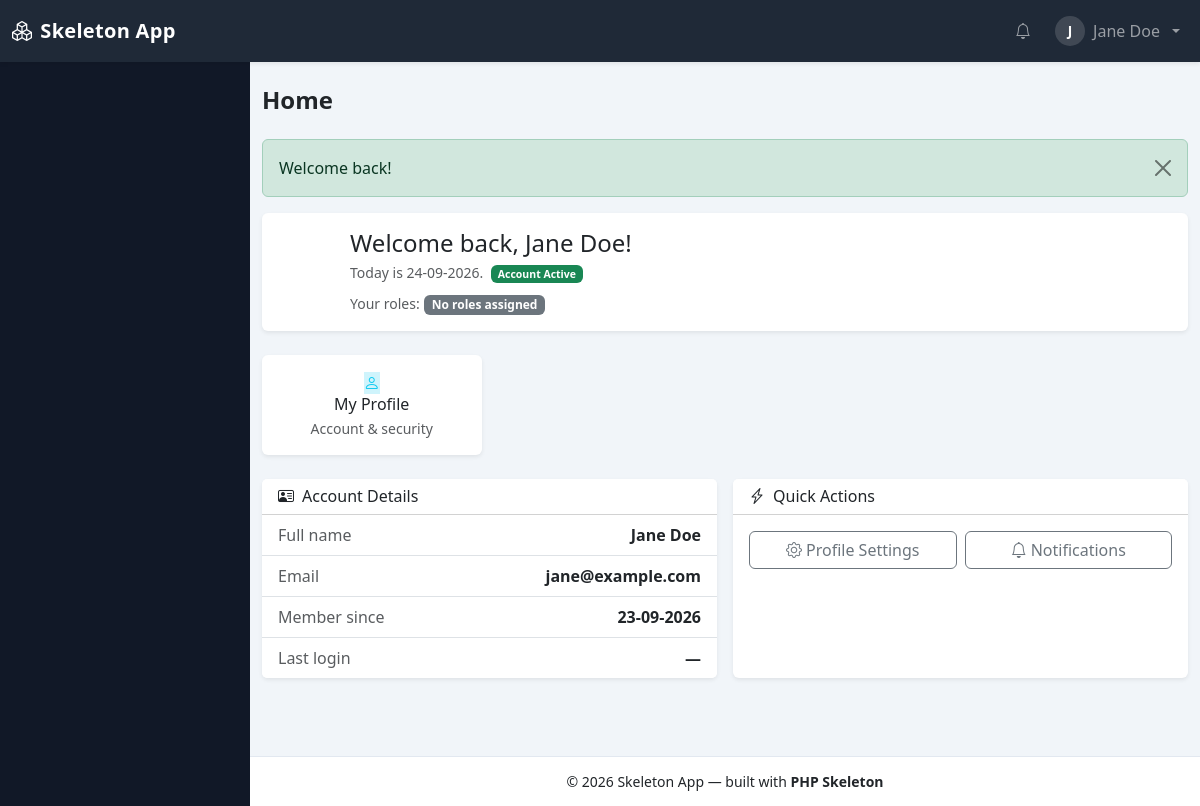
The app's page /php_Skeleton/home (signed in) with its own data.
### tables this page shows
CREATE TABLE `users` (
  `id` bigint(20) unsigned NOT NULL AUTO_INCREMENT,
  `name` varchar(150) NOT NULL,
  `email` varchar(190) NOT NULL,
  `password` varchar(255) NOT NULL,
  `status` enum('active','inactive','pending') NOT NULL DEFAULT 'pending',
  `email_verified_at` datetime DEFAULT NULL,
  `remember_token` varchar(100) DEFAULT NULL,
  `last_login_at` datetime DEFAULT NULL,
  `last_login_ip` varchar(45) DEFAULT NULL,
  `failed_attempts` tinyint(3) unsigned NOT NULL DEFAULT 0,
  `locked_until` datetime DEFAULT NULL,
  `password_changed_at` datetime DEFAULT NULL,
  `avatar` varchar(255) DEFAULT NULL,
  `department_id` bigint(20) unsigned DEFAULT NULL,
  `designation_id` bigint(20) unsigned DEFAULT NULL,
  `created_by` bigint(20) unsigned DEFAULT NULL,
  `created_at` datetime DEFAULT NULL,
  `updated_at` datetime DEFAULT NULL,
  PRIMARY KEY (`id`),
  UNIQUE KEY `uq_users_email` (`email`),
  KEY `idx_users_status` (`status`),
  KEY `idx_users_department` (`department_id`),
  KEY `idx_users_designation` (`designation_id`)
);

### app/Views/home/index.php (the view, shortened to what the rows shown need)
<div class="row g-3 mb-4">
    <div class="col-12">
        <div class="card border-0 shadow-sm">
            <div class="card-body">
                <div class="d-flex flex-wrap align-items-center gap-3">
                    <div class="flex-grow-1">
                        <h4 class="mb-1">Welcome back, <?= e($appUser['name']) ?>!</h4>
                        <div class="text-muted small">
                            Today is <?= e(format_date(date('Y-m-d H:i:s'))) ?>.
                            <span class="badge text-bg-success ms-1">Account Active</span>
                        </div>
                        <div class="mt-2">
                            <span class="text-muted small">Your roles:</span>
                            <?php if (empty($homeRoles)): ?>
                                <span class="badge text-bg-secondary">No roles assigned</span>
                            <?php else: foreach ($homeRoles as $role): ?>
                                <a href="<?= e(url('/profile')) ?>" class="badge text-bg-light border border-secondary-subtle text-dark text-decoration-none me-1">
                                    <i class="bi bi-shield me-1"></i><?= e($role['name']) ?>
                                </a>
                            <?php endforeach; endif; ?>
                        </div>
                    </div>
                </div>
            </div>
        </div>
    </div>
</div>
<div class="row g-3">
    <div class="col-12 col-lg-6">
        <div class="card border-0 shadow-sm h-100">
            <ul class="list-group list-group-flush">
                <li class="list-group-item d-flex justify-content-between">
                    <span class="text-muted">Full name</span>
                    <span class="fw-semibold"><?= e($appUser['name']) ?></span>
                </li>
                <li class="list-group-item d-flex justify-content-between">
                    <span class="text-muted">Email</span>
                    <span class="fw-semibold"><?= e($appUser['email']) ?></span>
                </li>
                <li class="list-group-item d-flex justify-content-between">
                    <span class="text-muted">Member since</span>
                    <span class="fw-semibold"><?= e(format_date($appUser['created_at'] ?? date('Y-m-d H:i:s'))) ?></span>
                </li>
            </ul>
        </div>
    </div>
</div>

### app/Views/layouts/main.php (shortened to what the rows shown need)
<!DOCTYPE html>
<html lang="en">
<head>
    <link href="https://cdn.jsdelivr.net/npm/bootstrap@5.3.3/dist/css/bootstrap.min.css" rel="stylesheet">
    <link href="https://cdn.jsdelivr.net/npm/bootstrap-icons@1.11.3/font/bootstrap-icons.min.css" rel="stylesheet">
    <link rel="stylesheet" href="<?= asset('css/app.css') ?>">
</head>
<body class="app-body">
<nav class="navbar navbar-expand-lg navbar-dark app-navbar shadow-sm sticky-top">
    <div class="container-fluid">
        <div class="collapse navbar-collapse" id="appNav">
            <ul class="navbar-nav ms-auto align-items-center gap-lg-2">
                <li class="nav-item dropdown">
                    <a class="nav-link dropdown-toggle d-flex align-items-center gap-2" href="#" data-bs-toggle="dropdown" aria-expanded="false">
                        <?php if (!empty($appUser['avatar'])): ?>
                            <span class="rounded-circle user-avatar user-avatar-fallback"><?= e(strtoupper(mb_substr((string)$appUser['name'], 0, 1))) ?></span>
                        <?php else: ?>
                            <span class="rounded-circle user-avatar user-avatar-fallback"><?= e(strtoupper(mb_substr((string)$appUser['name'], 0, 1))) ?></span>
                        <?php endif; ?>
                        <span class="d-none d-xl-inline"><?= e($appUser['name']) ?></span>
                    </a>
                </li>
            </ul>
        </div>
    </div>
</nav>
<div class="app-layout">
    <main class="app-main">
        <div class="container-fluid py-4">
            <?= $content ?>
        </div>
    </main>
</div>
</body>
</html>

### records on screen
users: name "J", name "Jane Doe", email "jane@example.com"

### other values on screen
$appSettings['name'] "Skeleton App"
$pageTitle "Home"
